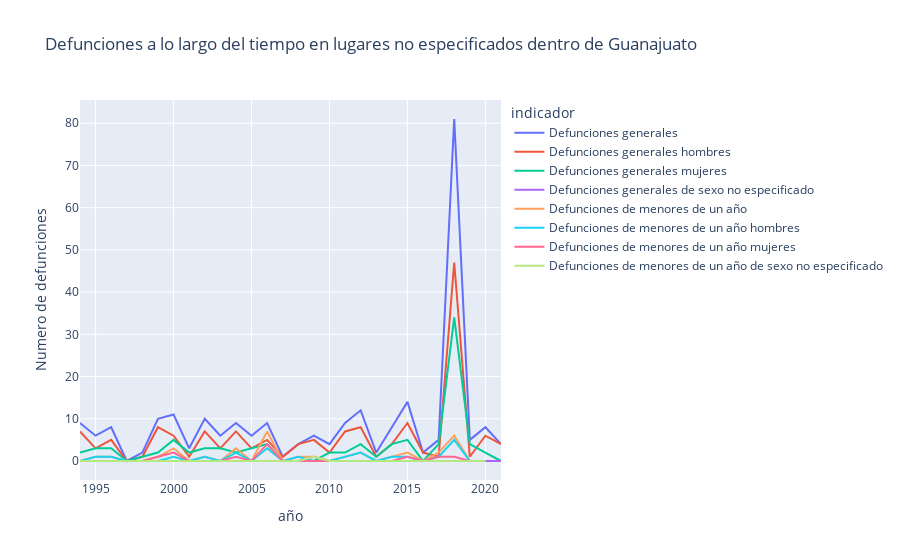

Notebook cell for this chart:
### Markdown cell above
# Visualizacion de Datos

### Code cell
line = px.line(no_especificado,x='año',y='valor',color='indicador',labels={'valor':'Numero de defunciones'},title='Defunciones a lo largo del tiempo en lugares no especificados dentro de Guanajuato')
line.show()

### Figure 1 — Plotly figure (JSON) as saved in the notebook; plotly's stock layout.template omitted (floating-point values rounded to 4 significant figures)
{"data": [{"hovertemplate": "indicador=Defunciones generales<br>año=%{x}<br>Numero de defunciones=%{y}<extra></extra>", "legendgroup": "Defunciones generales", "line": {"color": "#636efa", "dash": "solid"}, "marker": {"symbol": "circle"}, "mode": "lines", "name": "Defunciones generales", "orientation": "v", "showlegend": true, "type": "scatter", "x": [1994, 1995, 1996, 1997, 1998, 1999, 2000, 2001, 2002, 2003, 2004, 2005, 2006, 2007, 2008, 2009, 2010, 2011, 2012, 2013, 2014, 2015, 2016, 2017, 2018, 2019, 2020, 2021], "xaxis": "x", "y": [9, 6, 8, 0, 2, 10, 11, 3, 10, 6, 9, 6, 9, 1, 4, 6, 4, 9, 12, 2, 8, 14, 2, 5, 81, 5, 8, 4], "yaxis": "y"}, {"hovertemplate": "indicador=Defunciones generales hombres<br>año=%{x}<br>Numero de defunciones=%{y}<extra></extra>", "legendgroup": "Defunciones generales hombres", "line": {"color": "#EF553B", "dash": "solid"}, "marker": {"symbol": "circle"}, "mode": "lines", "name": "Defunciones generales hombres", "orientation": "v", "showlegend": true, "type": "scatter", "x": [1994, 1995, 1996, 1997, 1998, 1999, 2000, 2001, 2002, 2003, 2004, 2005, 2006, 2007, 2008, 2009, 2010, 2011, 2012, 2013, 2014, 2015, 2016, 2017, 2018, 2019, 2020, 2021], "xaxis": "x", "y": [7, 3, 5, 0, 1, 8, 6, 1, 7, 3, 7, 3, 5, 1, 4, 5, 2, 7, 8, 1, 4, 9, 2, 1, 47, 1, 6, 4], "yaxis": "y"}, {"hovertemplate": "indicador=Defunciones generales mujeres<br>año=%{x}<br>Numero de defunciones=%{y}<extra></extra>", "legendgroup": "Defunciones generales mujeres", "line": {"color": "#00cc96", "dash": "solid"}, "marker": {"symbol": "circle"}, "mode": "lines", "name": "Defunciones generales mujeres", "orientation": "v", "showlegend": true, "type": "scatter", "x": [1994, 1995, 1996, 1997, 1998, 1999, 2000, 2001, 2002, 2003, 2004, 2005, 2006, 2007, 2008, 2009, 2010, 2011, 2012, 2013, 2014, 2015, 2016, 2017, 2018, 2019, 2020, 2021], "xaxis": "x", "y": [2, 3, 3, 0, 1, 2, 5, 2, 3, 3, 2, 3, 4, 0, 0, 0, 2, 2, 4, 1, 4, 5, 0, 4, 34, 4, 2, 0], "yaxis": "y"}, {"hovertemplate": "indicador=Defunciones generales de sexo no especificado<br>año=%{x}<br>Numero de defunciones=%{y}<extra></extra>", "legendgroup": "Defunciones generales de sexo no especificado", "line": {"color": "#ab63fa", "dash": "solid"}, "marker": {"symbol": "circle"}, "mode": "lines", "name": "Defunciones generales de sexo no especificado", "orientation": "v", "showlegend": true, "type": "scatter", "x": [1994, 1995, 1996, 1997, 1998, 1999, 2000, 2001, 2002, 2003, 2004, 2005, 2006, 2007, 2008, 2009, 2010, 2011, 2012, 2013, 2014, 2015, 2016, 2017, 2018, 2019, 2020, 2021], "xaxis": "x", "y": [0, 0, 0, 0, 0, 0, 0, 0, 0, 0, 0, 0, 0, 0, 0, 1, 0, 0, 0, 0, 0, 0, 0, 0, 0, 0, 0, 0], "yaxis": "y"}, {"hovertemplate": "indicador=Defunciones de menores de un año<br>año=%{x}<br>Numero de defunciones=%{y}<extra></extra>", "legendgroup": "Defunciones de menores de un año", "line": {"color": "#FFA15A", "dash": "solid"}, "marker": {"symbol": "circle"}, "mode": "lines", "name": "Defunciones de menores de un año", "orientation": "v", "showlegend": true, "type": "scatter", "x": [1994, 1995, 1996, 1997, 1998, 1999, 2000, 2001, 2002, 2003, 2004, 2005, 2006, 2007, 2008, 2009, 2010, 2011, 2012, 2013, 2014, 2015, 2016, 2017, 2018, 2019, 2020], "xaxis": "x", "y": [0, 1, 1, 0, 0, 1, 3, 0, 1, 0, 3, 0, 7, 0, 1, 1, 0, 1, 2, 0, 1, 2, 0, 2, 6, 0, 0], "yaxis": "y"}, {"hovertemplate": "indicador=Defunciones de menores de un año hombres<br>año=%{x}<br>Numero de defunciones=%{y}<extra></extra>", "legendgroup": "Defunciones de menores de un año hombres", "line": {"color": "#19d3f3", "dash": "solid"}, "marker": {"symbol": "circle"}, "mode": "lines", "name": "Defunciones de menores de un año hombres", "orientation": "v", "showlegend": true, "type": "scatter", "x": [1994, 1995, 1996, 1997, 1998, 1999, 2000, 2001, 2002, 2003, 2004, 2005, 2006, 2007, 2008, 2009, 2010, 2011, 2012, 2013, 2014, 2015, 2016, 2017, 2018, 2019, 2020], "xaxis": "x", "y": [0, 1, 1, 0, 0, 0, 1, 0, 1, 0, 2, 0, 3, 0, 1, 0, 0, 1, 2, 0, 1, 1, 0, 1, 5, 0, 0], "yaxis": "y"}, {"hovertemplate": "indicador=Defunciones de menores de un año mujeres<br>año=%{x}<br>Numero de defunciones=%{y}<extra></extra>", "legendgroup": "Defunciones de menores de un año mujeres", "line": {"color": "#FF6692", "dash": "solid"}, "marker": {"symbol": "circle"}, "mode": "lines", "name": "Defunciones de menores de un año mujeres", "orientation": "v", "showlegend": true, "type": "scatter", "x": [1994, 1995, 1996, 1997, 1998, 1999, 2000, 2001, 2002, 2003, 2004, 2005, 2006, 2007, 2008, 2009, 2010, 2011, 2012, 2013, 2014, 2015, 2016, 2017, 2018, 2019, 2020], "xaxis": "x", "y": [0, 0, 0, 0, 0, 1, 2, 0, 0, 0, 1, 0, 4, 0, 0, 0, 0, 0, 0, 0, 0, 1, 0, 1, 1, 0, 0], "yaxis": "y"}, {"hovertemplate": "indicador=Defunciones de menores de un año de sexo no especificado<br>año=%{x}<br>Numero de defunciones=%{y}<extra></extra>", "legendgroup": "Defunciones de menores de un año de sexo no especificado", "line": {"color": "#B6E880", "dash": "solid"}, "marker": {"symbol": "circle"}, "mode": "lines", "name": "Defunciones de menores de un año de sexo no especificado", "orientation": "v", "showlegend": true, "type": "scatter", "x": [1994, 1995, 1996, 1997, 1998, 1999, 2000, 2001, 2002, 2003, 2004, 2005, 2006, 2007, 2008, 2009, 2010, 2011, 2012, 2013, 2014, 2015, 2016, 2017, 2018, 2019, 2020], "xaxis": "x", "y": [0, 0, 0, 0, 0, 0, 0, 0, 0, 0, 0, 0, 0, 0, 0, 1, 0, 0, 0, 0, 0, 0, 0, 0, 0, 0, 0], "yaxis": "y"}], "layout": {"legend": {"title": {"text": "indicador"}, "tracegroupgap": 0}, "title": {"text": "Defunciones a lo largo del tiempo en lugares no especificados dentro de Guanajuato"}, "xaxis": {"anchor": "y", "domain": [0, 1], "title": {"text": "año"}}, "yaxis": {"anchor": "x", "domain": [0, 1], "title": {"text": "Numero de defunciones"}}}}
